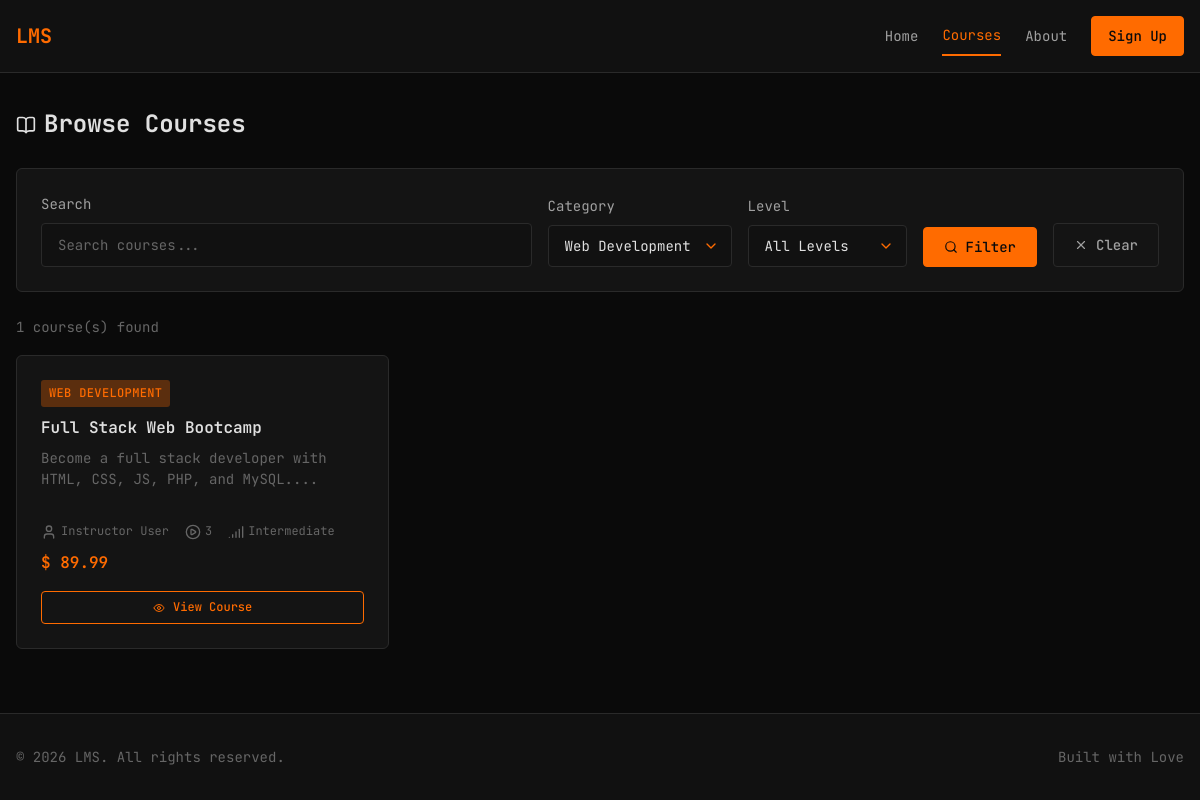
Page /courses.php?category=2 on the committed database.
### tables this page shows
CREATE TABLE courses (
    id INT AUTO_INCREMENT PRIMARY KEY,
    title VARCHAR(200) NOT NULL,
    description TEXT,
    category_id INT,
    instructor_id INT,
    price DECIMAL(10,2) DEFAULT 0.00,
    duration VARCHAR(50),
    level ENUM('beginner', 'intermediate', 'advanced') DEFAULT 'beginner',
    created_at TIMESTAMP DEFAULT CURRENT_TIMESTAMP,
    FOREIGN KEY (category_id) REFERENCES categories(id) ON DELETE SET NULL,
    FOREIGN KEY (instructor_id) REFERENCES users(id) ON DELETE SET NULL
);

CREATE TABLE categories (
    id INT AUTO_INCREMENT PRIMARY KEY,
    name VARCHAR(100) NOT NULL,
    description TEXT
);

CREATE TABLE users (
    id INT AUTO_INCREMENT PRIMARY KEY,
    name VARCHAR(100) NOT NULL,
    email VARCHAR(150) NOT NULL UNIQUE,
    password VARCHAR(255) NOT NULL,
    role ENUM('admin', 'instructor', 'student') NOT NULL DEFAULT 'student',
    bio TEXT,
    experience TEXT,
    verified TINYINT(1) NOT NULL DEFAULT 1,
    created_at TIMESTAMP DEFAULT CURRENT_TIMESTAMP
);

### config/auth.php (called while the page is built, shortened)
<?php
function e($string)
{
    return htmlspecialchars($string, ENT_QUOTES, 'UTF-8');
}

### public/courses.php (the view, shortened to what this page needs)
<?php
require_once __DIR__ . '/../config/auth.php';
$pdo = getDBConnection();
$categoryFilter = isset($_GET['category']) ? (int) $_GET['category'] : 0;
$levelFilter = isset($_GET['level']) ? $_GET['level'] : '';
$search = isset($_GET['search']) ? trim($_GET['search']) : '';
$sql = "
    SELECT c.*, cat.name as category_name, u.name as instructor_name,
           (SELECT COUNT(*) FROM lessons WHERE course_id = c.id) as lesson_count
    FROM courses c
    LEFT JOIN categories cat ON c.category_id = cat.id
    LEFT JOIN users u ON c.instructor_id = u.id
    WHERE 1=1
";
$params = [];
if ($categoryFilter > 0) {
    $sql .= " AND c.category_id = ?";
    $params[] = $categoryFilter;
}
$sql .= " ORDER BY c.created_at DESC";
$stmt = $pdo->prepare($sql);
$stmt->execute($params);
$courses = $stmt->fetchAll();
$categories = $pdo->query("SELECT * FROM categories ORDER BY name")->fetchAll();
$enrolledCourseIds = [];
include __DIR__ . '/../includes/header.php';
include __DIR__ . '/../includes/navbar.php';
?>
<main class="main-content">
    <div class="container">
        <div class="flex flex-between flex-center mb-3">
            <h1 class="page-title">
                <i data-lucide="book-open"></i>
                <span>Browse Courses</span>
            </h1>
        </div>
        <div class="card mb-3">
            <form method="GET" action="" class="filter-form">
                <div class="form-group form-group-flex">
                    <label class="form-label" for="search">Search</label>
                    <input type="text" id="search" name="search" class="form-input" placeholder="Search courses..."
                        value="<?php echo e($search); ?>">
                </div>
                <div class="form-group form-group-inline">
                    <label class="form-label" for="category">Category</label>
                    <select id="category" name="category" class="form-input">
                        <?php foreach ($categories as $cat): ?>
                            <option value="<?php echo $cat['id']; ?>" <?php echo $categoryFilter == $cat['id'] ? 'selected' : ''; ?>>
                                <?php echo e($cat['name']); ?>
                            </option>
                        <?php endforeach; ?>
                    </select>
                </div>
                <div class="form-group form-group-inline">
                    <label class="form-label" for="level">Level</label>
                    <select id="level" name="level" class="form-input">
                        <option value="">All Levels</option>
                    </select>
                </div>
                <button type="submit" class="btn btn-primary">
                    <i data-lucide="search"></i> Filter
                </button>
                <?php if ($categoryFilter || $levelFilter || $search): ?>
                    <a href="<?php echo BASE_PATH; ?>/public/courses.php" class="btn btn-ghost">
                        <i data-lucide="x"></i> Clear
                    </a>
                <?php endif; ?>
            </form>
        </div>
        <?php if (empty($courses)): ?>
            <div class="card">
                <p class="text-dim text-center">
                    <i data-lucide="search"></i> No courses found.
                </p>
            </div>
        <?php else: ?>
            <p class="text-dim text-sm mb-2">
                <?php echo count($courses); ?> course(s) found
            </p>
            <div class="grid grid-3">
                <?php foreach ($courses as $course):
                    $isEnrolled = in_array($course['id'], $enrolledCourseIds);
                ?>
                    <div class="card course-card">
                        <div class="flex flex-between flex-center">
                            <span class="badge badge-primary">
                                <?php echo e($course['category_name'] ?? 'Uncategorized'); ?>
                            </span>
                        </div>
                        <h3 class="course-title">
                            <?php echo e($course['title']); ?>
                        </h3>
                        <p class="text-sm text-dim course-desc">
                            <?php echo e(substr($course['description'] ?? '', 0, 100)); ?>...
                        </p>
                        <div class="card-meta">
                            <span><i data-lucide="user"></i>
                                <?php echo e($course['instructor_name'] ?? 'TBA'); ?>
                            </span>
                            <span><i data-lucide="play-circle"></i>
                                <?php echo $course['lesson_count']; ?>
                            </span>
                            <span><i data-lucide="signal"></i>
                                <?php echo ucfirst(e($course['level'])); ?>
                            </span>
                        </div>
                        <?php if (!$isEnrolled): ?>
                            <?php if ($course['price'] > 0): ?>
                                <p class="text-orange mt-1 price-text">$
                                    <?php echo number_format($course['price'], 2); ?>
                                </p>
                            <?php else: ?>
                                <p class="text-success mt-1 price-text">Free</p>
                            <?php endif; ?>
                        <?php endif; ?>
                        <?php if ($isEnrolled): ?>
                            <a href="<?php echo BASE_PATH; ?>/public/course-details.php?id=<?php echo $course['id']; ?>"
                                class="btn btn-primary btn-sm mt-2 w-full">
                                <i data-lucide="play"></i> Continue Learning
                            </a>
                        <?php else: ?>
                            <a href="<?php echo BASE_PATH; ?>/public/course-details.php?id=<?php echo $course['id']; ?>"
                                class="btn btn-secondary btn-sm mt-2 w-full">
                                <i data-lucide="eye"></i> View Course
                            </a>
                        <?php endif; ?>
                    </div>
                <?php endforeach; ?>
            </div>
        <?php endif; ?>
    </div>
</main>
<?php include __DIR__ . '/../includes/footer.php'; ?>

### assets/css/style.css (style rules this page uses)
:root { --bg-primary: #0a0a0a; --bg-secondary: #111111; --bg-tertiary: #1a1a1a; --bg-card: #141414; --orange-primary: #ff6b00; --orange-secondary: #ff8c00; --orange-dim: #cc5500; --orange-glow: rgba(255, 107, 0, 0.3); --text-primary: #e0e0e0; --text-secondary: #a0a0a0; --text-dim: #666666; --border-color: #2a2a2a; --success: #00cc66; --error: #ff3333; --warning: #ffcc00; --font-mono: 'JetBrains Mono', 'Consolas', 'Monaco', monospace; }
*, *::before, *::after { box-sizing: border-box; margin: 0; padding: 0; }
html { font-size: 16px; scroll-behavior: smooth; }
body { font-family: var(--font-mono); background-color: var(--bg-primary); color: var(--text-primary); line-height: 1.6; min-height: 100vh; }
a { color: var(--orange-primary); text-decoration: none; transition: color 0.2s ease; }
.container { max-width: 1200px; margin: 0 auto; padding: 0 1rem; }
.main-content { flex: 1; padding: 2rem 0; }
.btn { display: inline-flex; align-items: center; justify-content: center; gap: 0.5rem; padding: 0.625rem 1.25rem; font-family: var(--font-mono); font-size: 0.875rem; font-weight: 500; border: 1px solid transparent; border-radius: 4px; cursor: pointer; transition: all 0.2s ease; text-decoration: none; }
.btn-primary { background-color: var(--orange-primary); color: var(--bg-primary); border-color: var(--orange-primary); }
.btn-secondary { background-color: transparent; color: var(--orange-primary); border-color: var(--orange-primary); }
.btn-ghost { background-color: transparent; color: var(--text-secondary); border-color: var(--border-color); }
.btn-sm { padding: 0.375rem 0.75rem; font-size: 0.75rem; }
.card { background-color: var(--bg-card); border: 1px solid var(--border-color); border-radius: 6px; padding: 1.5rem; transition: border-color 0.2s ease; }
.form-group { margin-bottom: 1.25rem; }
.form-label { display: block; margin-bottom: 0.5rem; font-size: 0.875rem; color: var(--text-secondary); }
.form-input { width: 100%; padding: 0.75rem 1rem; font-family: var(--font-mono); font-size: 0.875rem; color: var(--text-primary); background-color: var(--bg-secondary); border: 1px solid var(--border-color); border-radius: 4px; transition: border-color 0.2s ease, box-shadow 0.2s ease; }
.form-input::placeholder { color: var(--text-dim); }
select.form-input { cursor: pointer; appearance: none; -webkit-appearance: none; -moz-appearance: none; background-repeat: no-repeat; background-position: right 0.75rem center; background-size: 1rem; padding-right: 2.5rem; }
select.form-input option { background-color: var(--bg-card); color: var(--text-primary); }
.badge { display: inline-flex; align-items: center; padding: 0.25rem 0.5rem; font-size: 0.75rem; font-weight: 500; border-radius: 3px; text-transform: uppercase; letter-spacing: 0.03em; }
.badge-primary { background-color: var(--orange-glow); color: var(--orange-primary); }
.grid { display: grid; gap: 1.5rem; }
.grid-3 { grid-template-columns: repeat(3, 1fr); }
.course-card { display: flex; flex-direction: column; }
.course-card .card-meta { display: flex; gap: 1rem; margin-top: auto; padding-top: 1rem; font-size: 0.75rem; color: var(--text-dim); }
.course-card .card-meta span { display: flex; align-items: center; gap: 0.25rem; }
.text-orange { color: var(--orange-primary); }
.text-dim { color: var(--text-dim); }
.text-sm { font-size: 0.875rem; }
.mt-1 { margin-top: 0.5rem; }
.mt-2 { margin-top: 1rem; }
.mb-2 { margin-bottom: 1rem; }
.mb-3 { margin-bottom: 1.5rem; }
.flex { display: flex; }
.flex-between { justify-content: space-between; }
.flex-center { align-items: center; }
svg.lucide { width: 1rem; height: 1rem; flex-shrink: 0; }
.btn svg.lucide { width: 0.875rem; height: 0.875rem; }
.btn-sm svg.lucide { width: 0.75rem; height: 0.75rem; }
.page-title { display: flex; align-items: center; gap: 0.5rem; font-size: 1.5rem; margin-bottom: 0; }
.page-title svg.lucide { width: 1.25rem; height: 1.25rem; }
.course-title { font-size: 1rem; margin: 0.5rem 0; font-weight: 600; }
.flex.flex-center svg.lucide { flex-shrink: 0; }
.filter-form { display: flex; gap: 1rem; flex-wrap: wrap; align-items: flex-end; }
.w-full { width: 100%; }
.form-group-inline { margin-bottom: 0; }
.form-group-flex { margin-bottom: 0; flex: 1; min-width: 200px; }
.course-desc { margin-bottom: 1rem; line-height: 1.5; }
.price-text { font-weight: 600; }

### rows in the picture
courses: category.name "WEB DEVELOPMENT", title "Full Stack Web Bootcamp", description "Become a full stack developer with HTML, CSS, JS, PHP, and MySQL.", instructor.name "Instructor User", lesson_count "3", level "Intermediate", price "89.99"

### other values in the picture
count($courses) "1"
form field category "Web Development"
